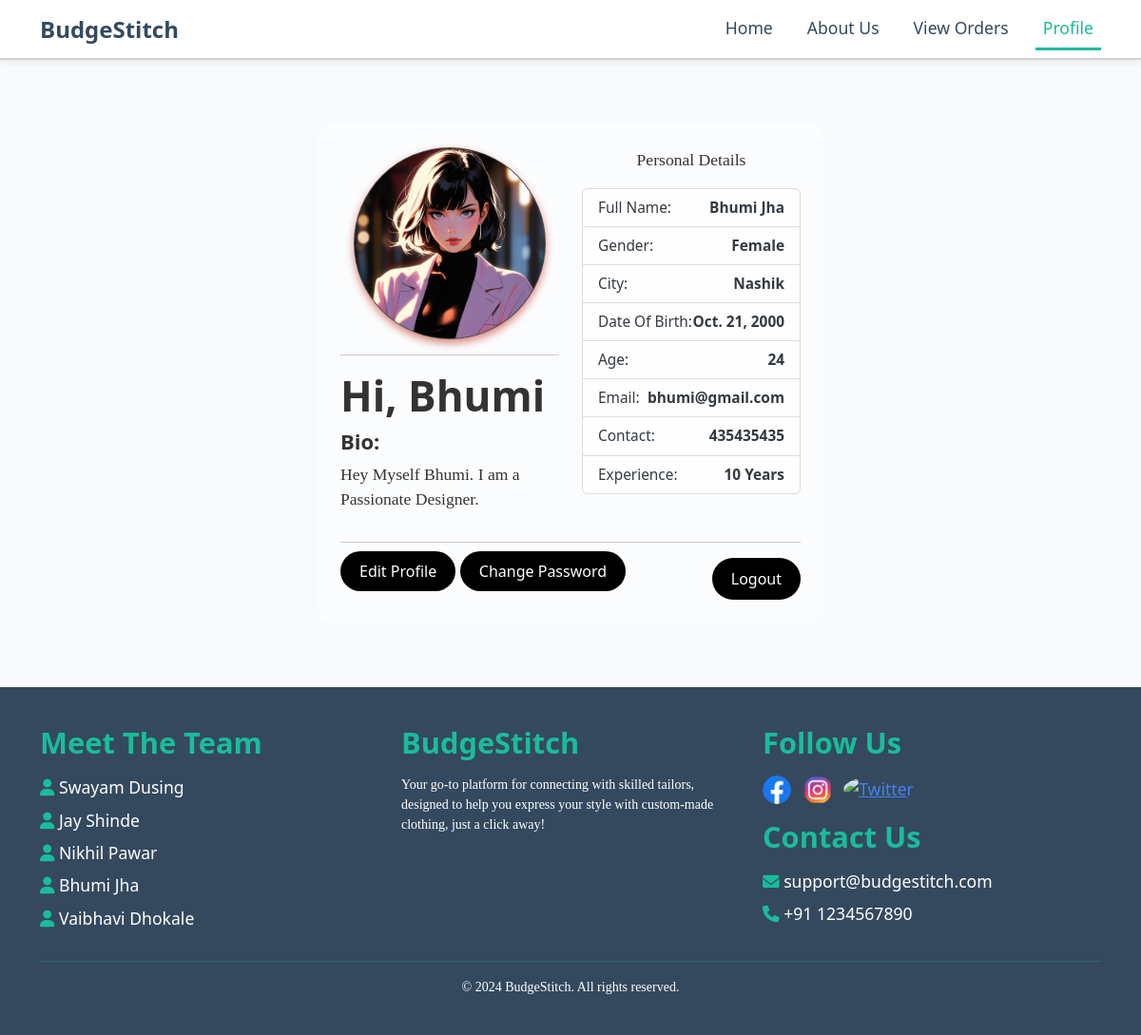
The app's page /userprofile/ (signed in) with its own data.
### coreapp/models.py (models this page shows, shortened)
class CustomUser(AbstractUser): #this contains the clients info
    USER_TYPE_CHOICES = (
        ('client', 'Client'),
        ('tailor', 'Tailor'),
    )
    USER_GENDER = (
        ('male', 'Male'),
        ('female', 'Female'),
    )
    user_type = models.CharField(max_length=10, choices=USER_TYPE_CHOICES)
    profilepic = models.ImageField(upload_to='profile_pics/', blank=True, null=True,)
    gender = models.CharField(max_length=10, choices=USER_GENDER)
    experience = models.PositiveIntegerField(blank=True,null=True)
    age = models.PositiveIntegerField(blank=True,null=True)
    dob = models.DateField(blank=True,null=True)
    address = models.CharField(max_length=20,blank=True,null=True)
    addzipcode = models.CharField(max_length=10,blank=True,null=True)
    addcity = models.CharField(max_length=15,blank=True,null=True)
    addstate = models.CharField(max_length=15,blank=True,null=True)
    ratings = models.IntegerField(blank=True,null=True,default=0)
    biodis = models.CharField(max_length=255,blank=True,null=True)
    contact = models.CharField(max_length=15,blank=True,null=True)
    groups = models.ManyToManyField(
        Group,
        related_name='customuser_set',  # Change the related_name here
        blank=True,
        help_text='The groups this user belongs to.',
        verbose_name='groups',
    )
    user_permissions = models.ManyToManyField(
        Permission,
        related_name='customuser_set',  # Change the related_name here
        blank=True,
        help_text='Specific permissions for this user.',
        verbose_name='user permissions',
    )

### coreapp/views.py (the view)
# urls.py: path('userprofile/',views.profile),
def profile(request):
    orders = DressOrder.objects.filter(user=request.user.username).order_by('-created_at')
    return render(request,'profile.html',{'orders':orders})

### coreapp/templates/profile.html (shortened to what this page needs)
{% extends "base.html" %}
{% load static %}
{% block content %}
<div class="container-fluid p-5">
    <div class="container rounded-4 profbackground p-4" style="width: 50%;">
        <div class="row">
            <div class="col-md-6">
                {% if request.user.profilepic %}
                <div class="d-flex justify-content-center">
                    <div class="divprof">
                        <img src="{{ request.user.profilepic.url }}" alt="Profile Background"
                        style="border-radius:50%;" width="200px" height="200px">
                    </div>
                </div>
                <hr>
                {% endif %}
                <h1>Hi, <strong>{{ request.user.username }}</strong></h1>
                <h5>Bio:</h5>
                <p>{{ request.user.biodis}}</p>
            </div>
            <div class="col-md-6">
                <p class="text-center">Personal Details</p>
                <ul class="list-group profbackground">
                    <li class="list-group-item d-flex justify-content-between align-items-center profbackground1">
                        Full Name: <strong>{{ request.user.first_name }} {{ request.user.last_name }}</strong>
                    </li>
                    <li class="list-group-item d-flex justify-content-between align-items-center profbackground1">
                        Gender: <strong>{{ request.user.get_gender_display }}</strong>
                    </li>
                    <li class="list-group-item d-flex justify-content-between align-items-center profbackground1">
                        City: <strong>{{ request.user.addcity }}</strong>
                    </li>
                    <li class="list-group-item d-flex justify-content-between align-items-center profbackground1">
                        Date Of Birth: <strong>{{ request.user.dob }}</strong>
                    </li>
                    <li class="list-group-item d-flex justify-content-between align-items-center profbackground1">
                        Age: <strong>{{ request.user.age }}</strong>
                    </li>
                    <li class="list-group-item d-flex justify-content-between align-items-center profbackground1">
                        Email: <strong>{{ request.user.email }}</strong>
                    </li>
                    <li class="list-group-item d-flex justify-content-between align-items-center profbackground1">
                        Contact: <strong>{{ request.user.contact }}</strong>
                    </li>
                    {% if request.user.user_type == 'tailor' %}
                    <li class="list-group-item d-flex justify-content-between align-items-center profbackground1">
                        Experience: <strong>{{ request.user.experience }} Years</strong>
                    </li>
                    {% endif %}
                </ul>
            </div>
        </div>
        <hr>
        <div class="d-flex">
            <div class="me-auto">
                <a href="/edituserinfo/" class="custom-button">Edit Profile</a>
                <a href="/changepass/" class="custom-button">Change Password</a>
            </div>
            <a href="/userlogout/" class="custom-button">Logout</a>
        </div>
    </div>
</div>
{% endblock %}

### coreapp/templates/base.html (shortened to what this page needs)
{% load static %}
<!DOCTYPE html>
<html lang="en">
<head>
  <link rel="stylesheet" href="https://bootswatch.com/5/litera/bootstrap.min.css">
  <link rel="stylesheet" href="https://cdnjs.cloudflare.com/ajax/libs/font-awesome/6.0.0-beta3/css/all.min.css">
</head>
<body>
  <div class="wrapper">
    <nav class="navbar navbar-expand-lg">
      <div class="container">
        <a class="navbar-brand" href="/">BudgeStitch
        </a>
        <div class="collapse navbar-collapse" id="navbarColor01">
          <ul class="navbar-nav ms-auto">
            <li class="nav-item"><a href="/" class="nav-link {% if request.path == '/' %}tabactive{% endif %}">Home</a></li>
            <li class="nav-item"><a href="/aboutus/" class="nav-link {% if request.path == '/aboutus/' %}tabactive{% endif %}">About Us</a></li>
            {% if request.user.is_authenticated %}
              {% if request.user.user_type == 'tailor' %}
                <li class="nav-item"><a href="/tailor_dashboard/" class="nav-link {% if request.path == '/tailor_dashboard/' %}tabactive{% endif %}">View Orders</a></li>
              {% else %}
                <li class="nav-item"><a href="/order/" class="nav-link {% if request.path == '/order/' %}tabactive{% endif %}">Place Order</a></li>
              {% endif %}
              <li class="nav-item">
                <a href="/userprofile/" class="nav-link {% if request.path == '/userprofile/' %}tabactive{% endif %}">Profile</a>
              </li>
            {% else %}
              <li class="nav-item"><a href="/usersignup/" class="nav-link {% if request.path == '/usersignup/' %}tabactive{% endif %}">Sign Up</a></li>
              <li class="nav-item"><a href="/userlogin/" class="nav-link {% if request.path == '/userlogin/' %}tabactive{% endif %}">Log-In</a></li>
            {% endif %}
          </ul>
        </div>
      </div>
    </nav>
    <div class="content">
      {% block content %}
      {% endblock %}
    </div>
    <div class="footer">
      <div class="container">
        <div class="row">
          <div class="col-md-4">
            <h3>Meet The Team</h3>
            <ul style="padding-left: 0;">
              <li><i class="fas fa-user" style="color: #1ABC9C;"></i> Swayam Dusing</li>
              <li><i class="fas fa-user" style="color: #1ABC9C;"></i> Jay Shinde</li>
              <li><i class="fas fa-user" style="color: #1ABC9C;"></i> Nikhil Pawar</li>
              <li><i class="fas fa-user" style="color: #1ABC9C;"></i> Bhumi Jha</li>
              <li><i class="fas fa-user" style="color: #1ABC9C;"></i> Vaibhavi Dhokale</li>
            </ul>
          </div>
          <div class="col-md-4">
            <h3>BudgeStitch</h3>
            <p>Your go-to platform for connecting with skilled tailors, designed to help you express your style with custom-made clothing, just a click away!</p>
          </div>
          <div class="col-md-4">
            <h3>Follow Us</h3>
            <div class="icons">
              <a href="https://www.facebook.com/" class="me-2"><img src="{% static 'icons/facebook.png' %}" alt="Facebook" class="social-icons"></a>
              <a href="https://www.instagram.com/" class="me-2"><img src="{% static 'icons/instagram.png' %}" alt="Instagram" class="social-icons"></a>
              <a href="https://www.twitter.com/" class="me-2"><img src="{% static 'icons/twitter.png' %}" alt="Twitter" class="social-icons"></a>
            </div>
            <h3>Contact Us</h3>
            <ul style="padding-left: 0;">
              <li><i class="fas fa-envelope" style="color: #1ABC9C;"></i> support@budgestitch.com</li>
              <li><i class="fas fa-phone" style="color: #1ABC9C;"></i> +91 1234567890</li>
            </ul>
          </div>
        </div>
        <hr style="border-color: #1ABC9C;">
        <div class="text-center">
          <p>&copy; 2024 BudgeStitch. All rights reserved.</p>
        </div>
      </div>
    </div>
  </div>
</body>
</html>

### coreapp/templates/base.html (style rules this page uses)
html, body { height: 100%; margin: 0; font-family: 'Segoe UI', Tahoma, Geneva, Verdana, sans-serif; background-color: #F4F6F9; color: #333; }
.wrapper { display: flex; flex-direction: column; min-height: 100vh; }
.navbar { background-color: #ffffff; border-bottom: 2px solid #d1d1d1; box-shadow: 0 4px 6px rgba(0, 0, 0, 0.05); position: sticky; top: 0; z-index: 1020; }
.navbar-brand { font-size: 1.5rem; font-weight: bold; color: #34495E; transition: color 0.3s ease; }
.nav-link { font-size: 1.1rem; font-weight: 500; margin-left: 20px; color: #34495E; transition: color 0.3s ease; }
.nav-link:hover, .tabactive { color: #1ABC9C; border-bottom: 3px solid #1ABC9C; }
.content { padding-top: 60px; background-color: #F8FAFC; padding: 20px; min-height: calc(100vh - 150px); }
.footer { margin-top: auto; background-color: #34495E; color: #ffffff; padding: 40px 20px; }
.footer h3 { margin-bottom: 15px; color: #1ABC9C; }
.footer ul li { list-style: none; margin-bottom: 8px; }
.footer p { font-size: 14px; margin: 0; }
.social-icons { width: 35px; height: 35px; border-radius: 50%; object-fit: cover; }
.social-icons { width: 30px; height: 30px; border-radius: 50%; object-fit: cover; }
.icons { margin-bottom: 1rem; }

### coreapp/templates/profile.html (style rules this page uses)
.profbackground { background-color: rgb(255, 255, 255, 0.5); }
.profbackground1 { background-color: rgb(255, 255, 255, 0.5); }
.divprof { background-color: rgba(0, 0, 0, 0.7); padding: 1px; border-radius: 50%; box-shadow: 0px 4px 8px #da847b; }
.custom-button { border-radius: 40px; background-color: #000000; color: white; padding: 10px 20px; font-size: 16px; cursor: pointer; text-decoration: none; transition: background-color 0.3s, transform 0.3s, box-shadow 0.3s; }

### records on screen
CustomUser: user.profilepic (picture), user.username "Bhumi", user.biodis "Hey Myself Bhumi. I am a Passionate Designer.", user.first_name "Bhumi", user.last_name "Jha", user.gender "Female", user.addcity "Nashik", user.dob "Oct. 21, 2000", user.age "24", user.email "bhumi@gmail.com", user.contact "435435435", user.experience "10"
